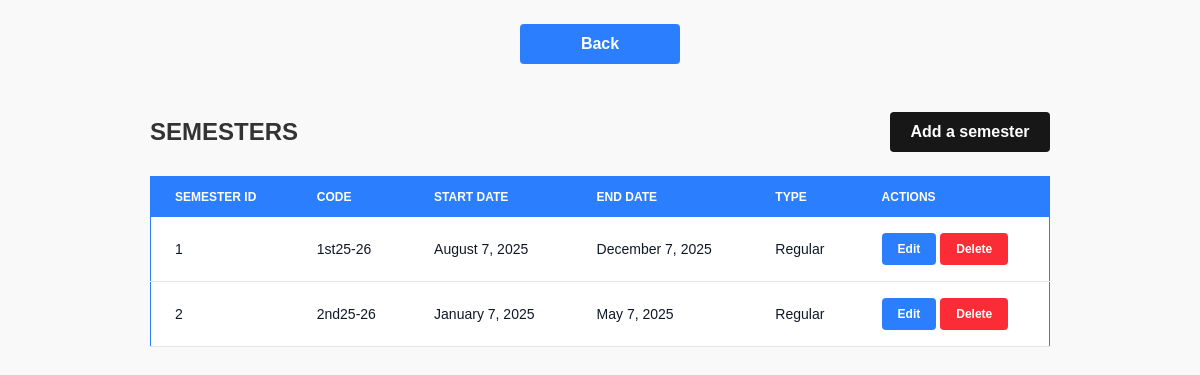
The app's page /semesters/index.php (signed in), older data.
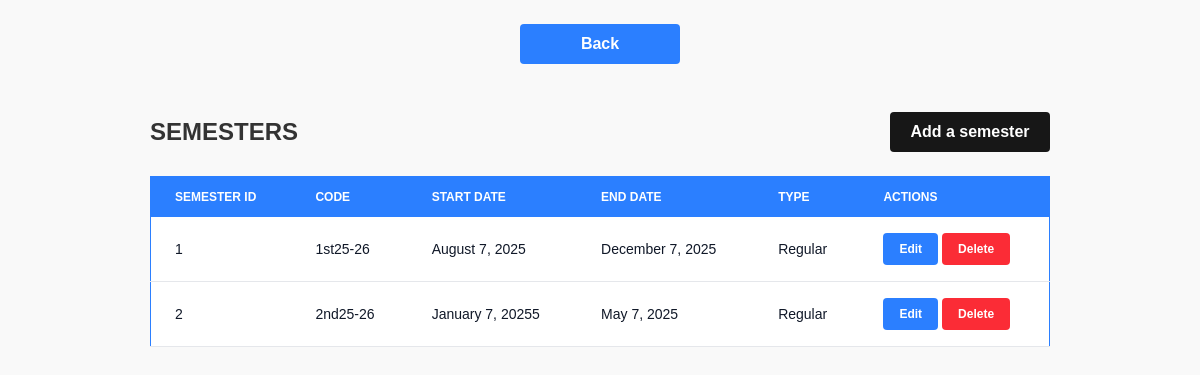
The same page, newer data.
### tables this page shows
CREATE TABLE IF NOT EXISTS `semesters` (
  `id` int NOT NULL AUTO_INCREMENT,
  `code` varchar(50) DEFAULT NULL,
  `start_date` varchar(50) DEFAULT NULL,
  `end_date` varchar(50) DEFAULT NULL,
  `summer` varchar(1) NOT NULL DEFAULT 'N',
  PRIMARY KEY (`id`),
  UNIQUE KEY `code` (`code`)
);

### semesters/index.php (the view, shortened to what this page needs)
<?php
require('../partials/head.php');
$stmt = $connection->prepare("
    select * from semesters;
");
$stmt->execute();
$semesters = $stmt->fetchAll();
?>
<body x-data="{deleteModal: false, deleteId: null}" class="flex justify-content flex-col items-center gap-y-6">
    <a href="/index.php"
        class="bg-blue-500 text-center mt-6 w-40 cursor-pointer text-white font-bold py-2 px-4 rounded">Back</a>
    <div class="w-full md:max-w-3/4 mx-auto px-4 md:px-0 gap-x-4 flex justify-between items-center">
        <h1 class="text-2xl font-bold mt-6">SEMESTERS</h1>
        <a href="create.php"
            class="bg-neutral-900 text-center text-xs sm:text-base mt-6 w-32 sm:w-40 cursor-pointer text-white font-bold py-2 px-4 rounded">Add
            a semester</a>
    </div>
    <div class="w-full flex md:justify-center overflow-x-auto">
        <table
            class="w-full min-w-[500px] max-w-3/4 text-xs sm:text-sm border border-blue-500 text-left rtl:text-right text-gray-500">
            <thead class="text-xs text-white uppercase bg-blue-500">
                <tr>
                    <th scope="col" class="px-2 sm:px-6 py-3">
                        Semester Id
                    </th>
                    <th scope="col" class="px-2 sm:px-6 py-3">
                        Code
                    </th>
                    <th scope="col" class="px-2 sm:px-6 py-3">
                        Start Date
                    </th>
                    <th scope="col" class="px-2 sm:px-6 py-3">
                        End Date
                    </th>
                    <th scope="col" class="px-2 sm:px-6 py-3">
                        Type
                    </th>
                    <th scope="col" class="px-2 sm:px-6 py-3">
                        Actions
                    </th>
                </tr>
            </thead>
            <tbody>
                <?php
                foreach ($semesters as $semester) {
                    echo '<tr class="bg-white border-b dark:bg-gray-800 dark:border-gray-700 border-gray-200">';
                    echo '<th scope="row" class="px-2 sm:px-6 py-4 font-medium text-gray-900 dark:text-white break-words">';
                    echo $semester['id'];
                    echo '</th>';
                    echo '<th scope="row" class="px-2 sm:px-6 py-4 font-medium text-gray-900 dark:text-white break-words">';
                    echo $semester['code'];
                    echo '</th>';
                    echo '<th scope="row" class="px-2 sm:px-6 py-4 font-medium text-gray-900 dark:text-white break-words">';
                    echo $semester['start_date'];
                    echo '</th>';
                    echo '<th scope="row" class="px-2 sm:px-6 py-4 font-medium text-gray-900 dark:text-white break-words">';
                    echo $semester['end_date'];
                    echo '</th>';
                    echo '<th scope="row" class="px-2 sm:px-6 py-4 font-medium text-gray-900 dark:text-white break-words">';
                    echo $semester['summer'] == 'Y' ? 'Summer' : 'Regular';
                    echo '</th>';
                    echo '<td class="px-2 sm:px-6 py-4">';
                    echo '<div class="flex flex-col sm:flex-row gap-1">';
                    echo "<a class='bg-blue-500 text-xs hover:bg-blue-700 cursor-pointer text-white font-bold py-1 px-2 sm:py-2 sm:px-4 rounded' href='edit.php?id={$semester["id"]}'>Edit</a>";
                    echo '<button @click="deleteModal = true; deleteId = ' . $semester["id"] . '; console.log(deleteId)"';
                    echo ' class="bg-red-500 text-xs hover:bg-red-700 cursor-pointer text-white font-bold py-1 px-2 sm:py-2 sm:px-4 rounded">';
                    echo 'Delete';
                    echo '</button>';
                    echo '</div>';
                    echo '</td>';
                    echo '</tr>';
                }
                ?>
            </tbody>
        </table>
    </div>
</body>
<?php
require('../partials/footer.php')
?>

### partials/head.php (shortened to what this page needs)
<!DOCTYPE html>
<html lang="en">
<head>
    <script src="https://cdn.jsdelivr.net/npm/@tailwindcss/browser@4"></script>
</head>

### partials/footer.php
</html>

### partials/head.php (style rules this page uses)
html, body { height: 100%; margin: 0; padding: 0; font-family: sans-serif; font-weight: 100; background-color: #f9f9f9; color: #333; box-sizing: border-box; }

Row changes from the older to the newer data that the page shows:
changed semesters "2nd25-26": start_date "January 7, 2025" → "January 7, 20255"
